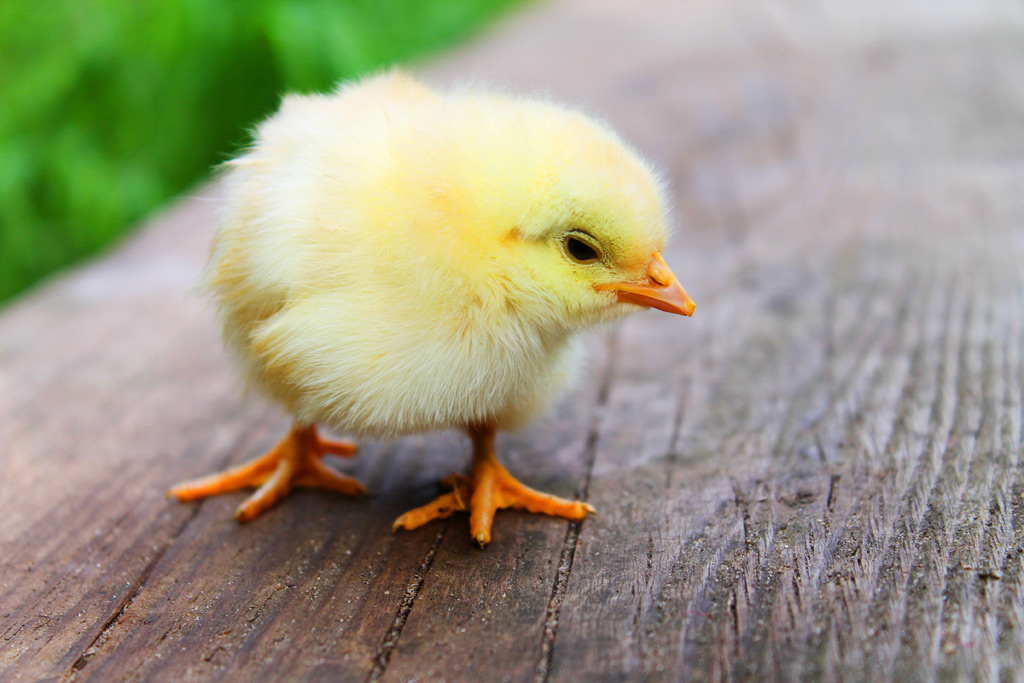
#> input picture data/hiyoko_PD.jpg, 1024 x 683 px
$ python nurie.py
#> lines starting #> are read from the running program, lines starting #| are printed output that depends on the picture; after the words box and inside, x2 and y2 are one past the last pixel; in counts of white or black regions, pixels touching at a corner belong together
import sys
import cv2
import numpy as np
import time

class Nurie:
    def __init__(self, filepath="./data/hiyoko_PD.jpg"):
#> called with filepath = './data/hiyoko_PD.jpg'
        self.filepath = filepath
        self.src = cv2.imread(filepath, 1)
#> self.src is the input picture: shape (683, 1024, 3); mean B, G, R 130.8, 153.1, 154.9
#> in kmeanclustering, `ret, label, center = cv2.kmeans(src_rsh, n_cluster, None, criteria, it..`: ret = 319873085.5; center = [[154.8, 154, 161.5], [34.65, 46.28, 69.64], [51.6, 146.1, 197.2], [91.21, 96.54, 113.2], [11.57, 82.28, 165.4], [13.36, 114.6, 46.87], [185.6, 184.2, 190.9], [211.3, 240, 243.1], [122.1, 129.1, 140.7], [165.4, 223.6, 228.7], [44.18, 160.8, 76.69], [120.9, 205.9, 219]]
#> in kmeanclustering, `center = np.uint8(center)`: center = [[154, 154, 161], [34, 46, 69], [51, 146, 197], [91, 96, 113], [11, 82, 165], [13, 114, 46], [185, 184, 190], [211, 239, 243], [122, 129, 140], [165, 223, 228], [44, 160, 76], [120, 205, 218]]
#> in kmeanclustering, `return res.reshape((src.shape))`:
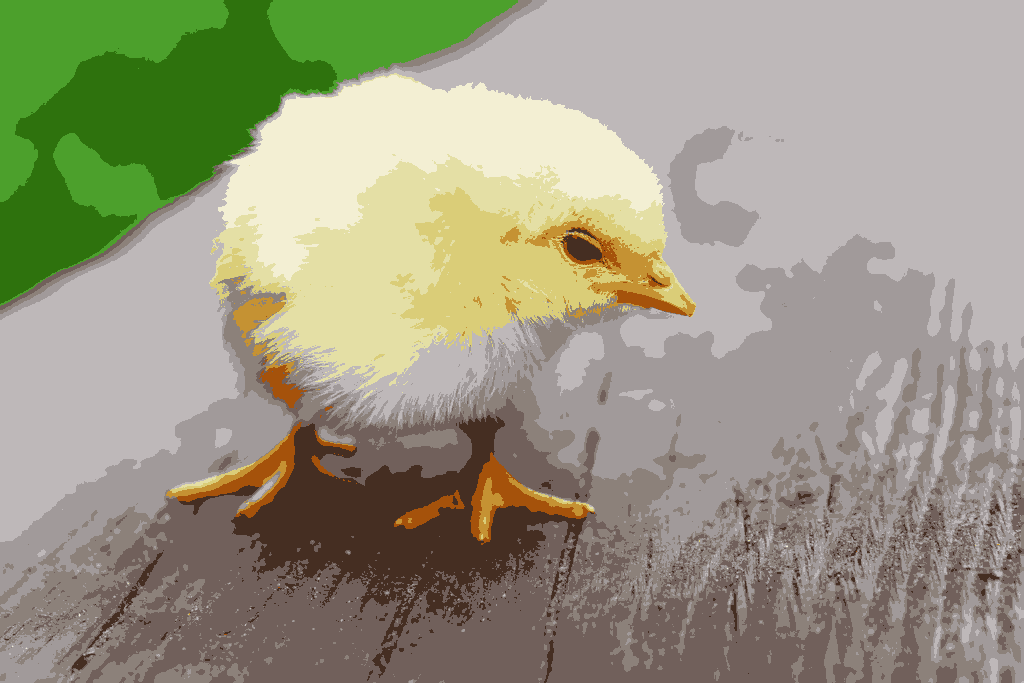
#> returned value: shape (683, 1024, 3); mean of channels 0, 1, 2 130.8, 153, 154.6; drawn as B, G, R
        self.answer = None

    def makequestion(self, erode=False):
        """
        MAKEQUESTION
        :return: question image
        """
#> called with erode = False
        # print(img_src)
        if self.answer is None:
            src = self.makeanswer()
        else:
            src = self.answer
        width, height, ch = src.shape
#> width = 683; height = 1024; ch = 3
        img_dst = np.ones((width, height)) * 255

        size = tuple(np.array([src.shape[1], src.shape[0]]))
#> size = (1024, 683)
        matrix = [[1, 0, 1],
                    [0, 1, 0]]
        affine_matrix = np.float32(matrix)
        img_left = cv2.warpAffine(src, affine_matrix, size, flags=cv2.INTER_LINEAR)
        img_left[:,0,:] = src[:,0,:]
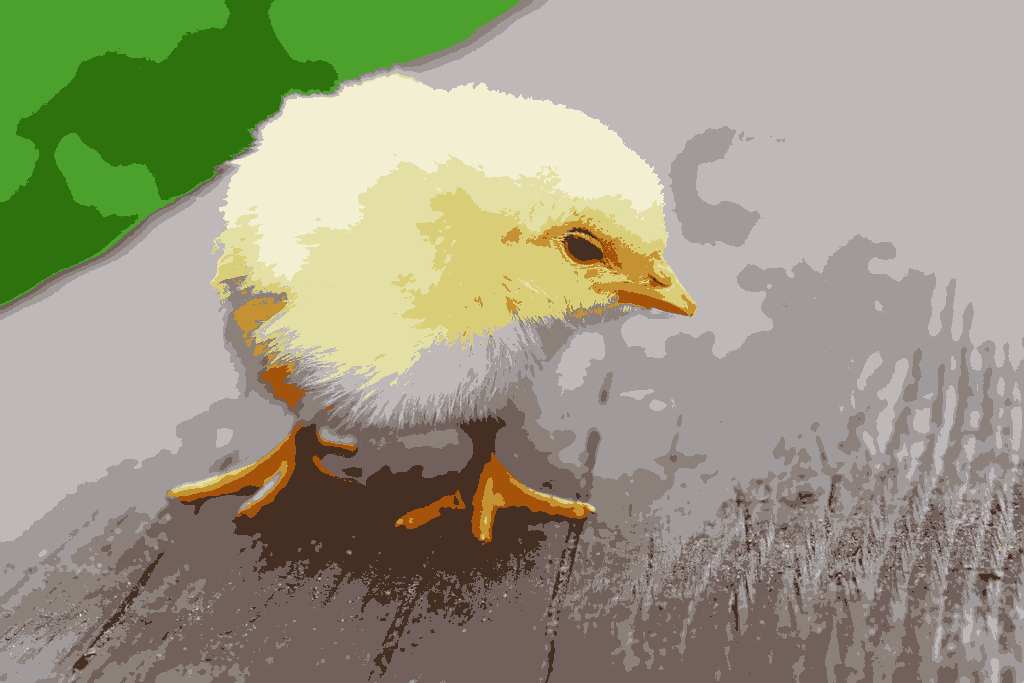
#> img_left: shape (683, 1024, 3); mean B, G, R 130.7, 153, 154.6

        matrix = [[1, 0, -1],
                    [0, 1, 0]]
        affine_matrix = np.float32(matrix)
        img_right = cv2.warpAffine(src, affine_matrix, size, flags=cv2.INTER_LINEAR)
        img_right[:,height-1,:] = src[:,height-1,:]
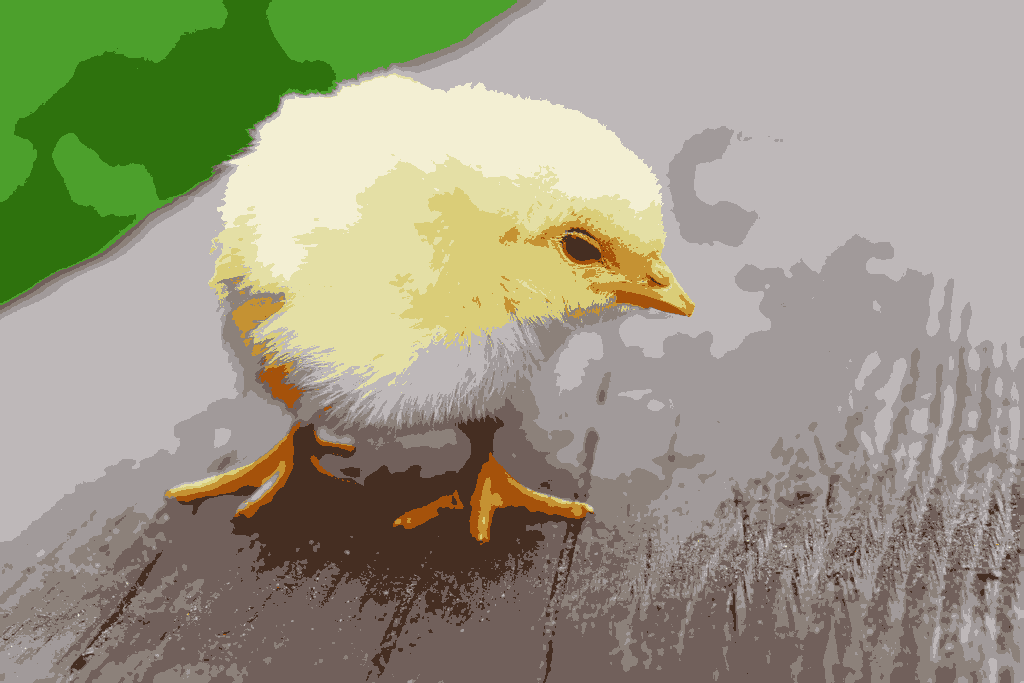
#> img_right: shape (683, 1024, 3); mean B, G, R 130.8, 153, 154.7

        matrix = [[1, 0, 0],
                    [0, 1, 1]]
        affine_matrix = np.float32(matrix)
        img_top = cv2.warpAffine(src, affine_matrix, size, flags=cv2.INTER_LINEAR)
        img_top[0,:,:] = src[0,:,:]
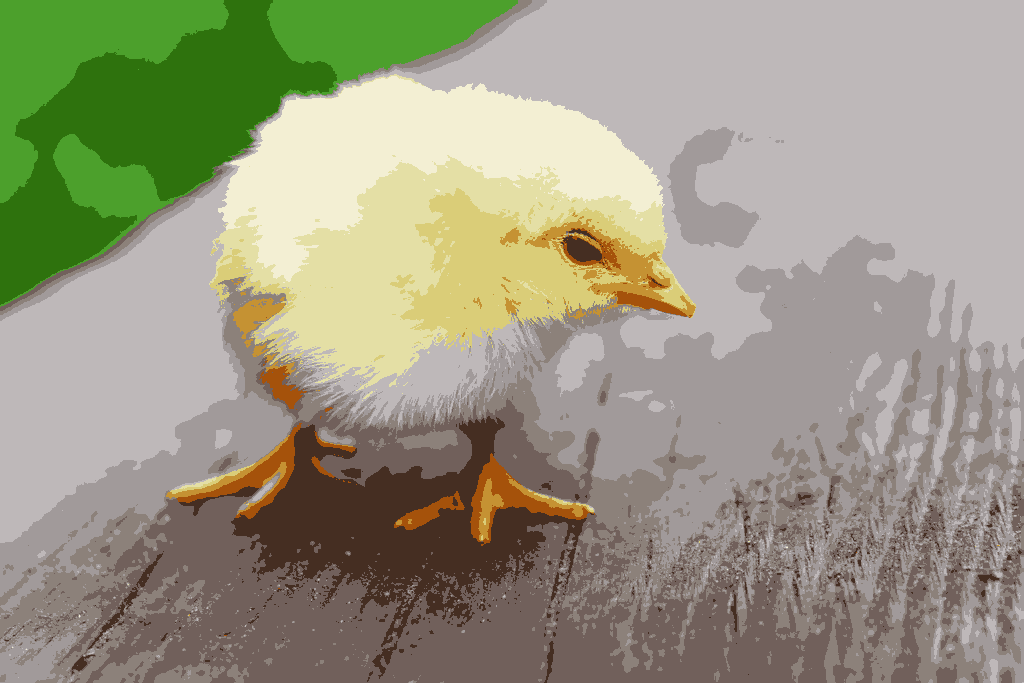
#> img_top: shape (683, 1024, 3); mean B, G, R 130.8, 153.1, 154.6
        matrix = [[1, 0, 0],
                    [0, 1, -1]]
        affine_matrix = np.float32(matrix)
        img_bot = cv2.warpAffine(src, affine_matrix, size, flags=cv2.INTER_LINEAR)
        img_bot[width-1,:,:] = src[width-1,:,:]
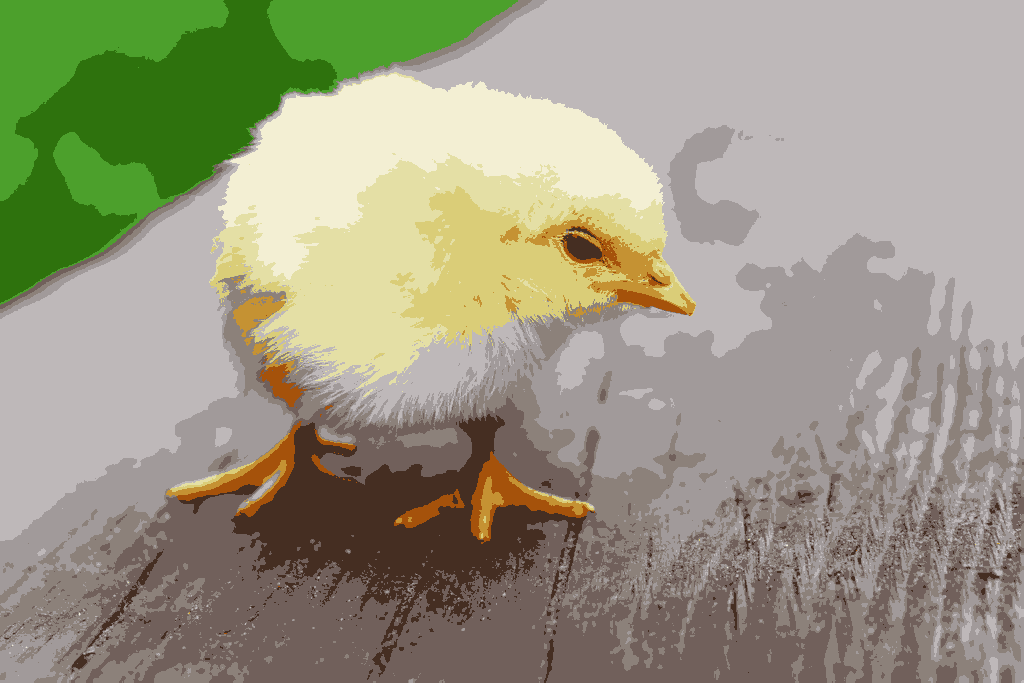
#> img_bot: shape (683, 1024, 3); mean B, G, R 130.8, 152.9, 154.6

        img_dst = (np.all((src == img_left), axis=2) * np.all((src == img_right), axis=2) * np.all((src == img_top), axis=2) * np.all((src == img_bot), axis=2)).astype(np.uint8) * 255
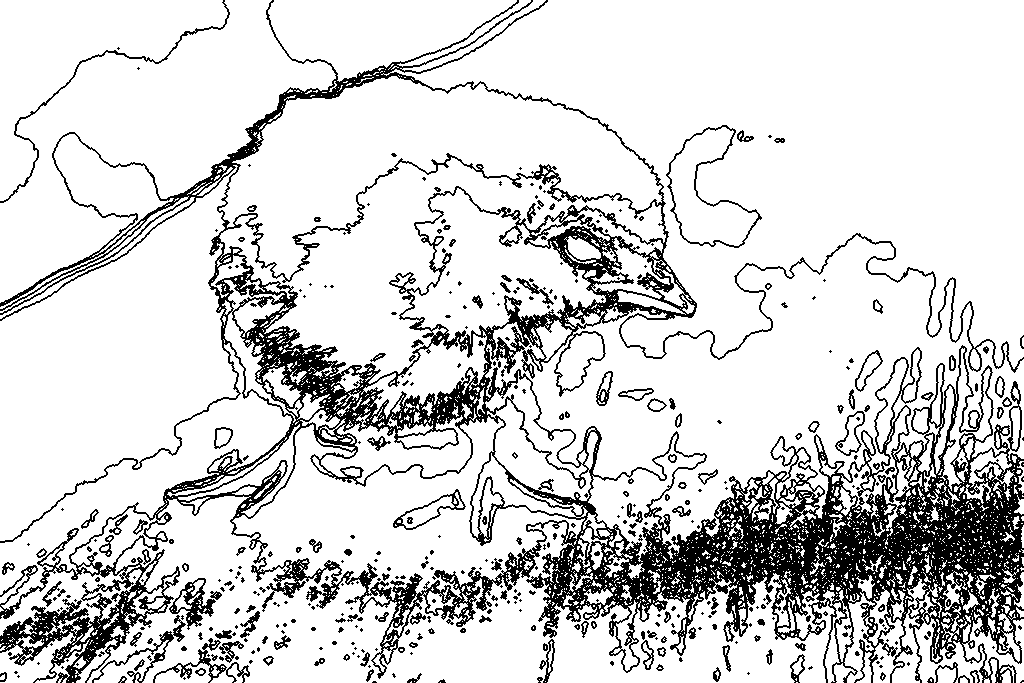
#> img_dst: shape (683, 1024); 83.1% white; 432 black regions (269 under 20 px), largest, box (x1, y1, x2, y2) and area: (0, 0, 1024, 683) 103060, (666, 125, 762, 248) 816, (0, 0, 230, 203) 790
        # [20 lines of commented-out code are left out]

        if erode:
            img_dst = self.erodedilate(img_dst)
        return img_dst

    def makeanswer(self, sp=32, sr=32, n_cluster=16, it=10):
        """
        MAKEANSWER
        :param sp: 空間窓半径
        :param sr: 色空間窓半径
        :param n_cluster: 色の種類の最大値
        :param it: k-means の繰り返し回数
        :return: 答え
        """
        dst = cv2.pyrMeanShiftFiltering(self.src, sp=sp, sr=sr)
        print("Mean shift done.")
        dst = self.kmeanclustering(dst, n_cluster, it)
        self.answer = dst
        return dst

    @staticmethod
    def kmeanclustering(src, n_cluster=16, it=10):
        src_rsh = src.reshape((-1, 3))

        # float32に変換
        src_rsh = np.float32(src_rsh)

        # K-Means法
        criteria = (cv2.TERM_CRITERIA_EPS + cv2.TERM_CRITERIA_MAX_ITER, 10, 1.0)
        ret, label, center = cv2.kmeans(src_rsh,
                                        n_cluster,
                                        None,
                                        criteria,
                                        it,
                                        cv2.KMEANS_RANDOM_CENTERS)
        center = np.uint8(center)
        res = center[label.flatten()]
        print("K-means clustering done.")
        return res.reshape((src.shape))

    def list_equal(self, a, b, n):
        for i in range(n):
            if a[i] != b[i]:
                return 1
        return 0

    def erodedilate(self, img):
        neiborhood4 = np.array([[1, 1, 1],
                                [1, 1, 1],
                                [1, 1, 1]],
                               np.uint8)

        img_dst = cv2.erode(img,
                            neiborhood4,
                            iterations=2)
        img_dst = cv2.dilate(img_dst,
                             neiborhood4,
                             iterations=2)
        return img_dst


if __name__ == "__main__":
    # picturename = "kamome_PD"
    # picturetype = "jpg"
    picturename = "hiyoko_PD"
    picturetype = "jpg"
    nr = Nurie("./data/{}.{}".format(picturename, picturetype))
    cv2.imshow("Source", nr.src)
    # cv2.waitKey(10)
    start = time.time()
    # sp, sr, n, it = 32, 16, 8, 10
    sp, sr, n, it = 32, 16, 12, 10
    img = nr.makeanswer(sp, sr, n, it)
    cv2.imshow("Answer",img)
    # cv2.waitKey(0)
    cv2.imwrite("./data/output/{}_sp{}_sr{}_n{}_it{}_ans.png".format(picturename, sp, sr, n, it), img)
    tmp = time.time()
    print ("answer_time:{0}".format(tmp - start) + "[sec]")
    quest = nr.makequestion(False)
    cv2.imshow("Question", quest)
    # cv2.waitKey(0)
    cv2.imwrite("./data/output/{}_sp{}_sr{}_n{}_it{}_quest.png".format(picturename, sp, sr, n, it), quest)

    end = time.time()
    print ("quest_time:{0}".format(end - tmp) + "[sec]")
    cv2.waitKey(0)
    cv2.destroyAllWindows()
